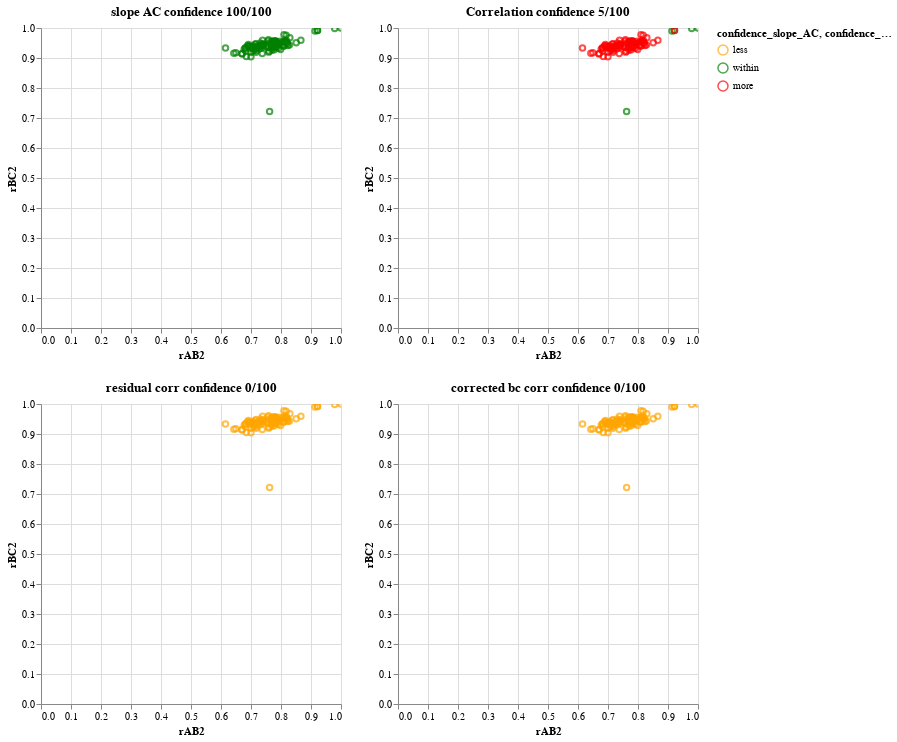

Notebook source saved alongside this figure:
### Code cell
chart, ABC_all =  run_simulation_with_params(pathway_=linear,
                               samplesize_=100,
                               dg_=0,
                               d1_=0,
                               d2_=0,
                               d3_=0,
                               d4_=0)
chart
